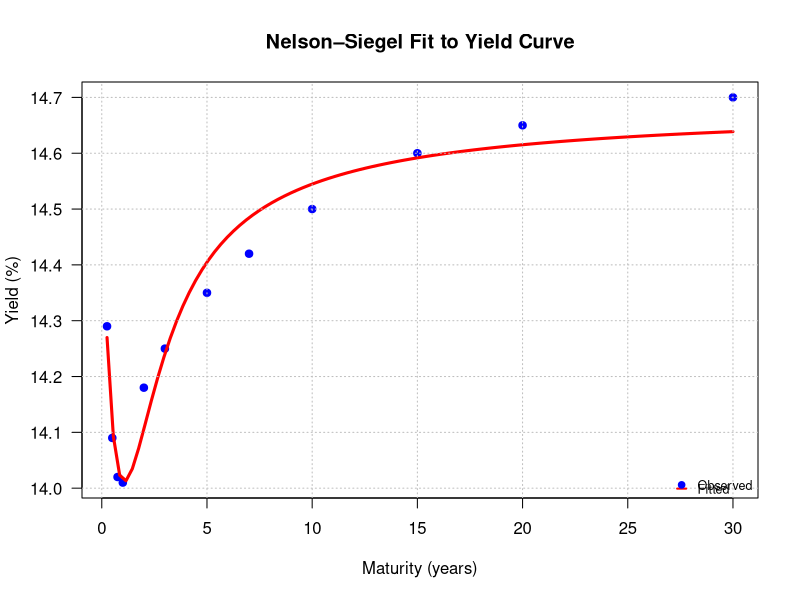

Generate this figure with R:
nelson_siegel_fit <- function(maturities, yields) {
  
  # Nelson–Siegel function
  nelson_siegel <- function(tau, beta0, beta1, beta2, tau0) {
    tau <- pmax(tau, 0.001)
    factor1 <- (1 - exp(-tau / tau0)) / (tau / tau0)
    factor2 <- factor1 - exp(-tau / tau0)
    beta0 + beta1 * factor1 + beta2 * factor2
  }
  
  # Objective function: sum of squared errors
  objective <- function(params, tau, yields) {
    beta0 <- params[1]
    beta1 <- params[2]
    beta2 <- params[3]
    tau0  <- params[4]
    fitted <- nelson_siegel(tau, beta0, beta1, beta2, tau0)
    sum((yields - fitted)^2)
  }
  
  # Initial guesses
  start_params <- c(mean(yields), -1, -1, 3)
  
  # Fit model
  fit <- optim(
    par = start_params,
    fn = objective,
    tau = maturities,
    yields = yields,
    method = "BFGS"
  )
  
  # Extract fitted parameters
  ns_params <- fit$par
  
  # Compute fitted yields on a fine grid
  maturity_fine <- seq(min(maturities), max(maturities), length.out = 100)
  ns_yields <- nelson_siegel(
    maturity_fine, ns_params[1], ns_params[2], ns_params[3], ns_params[4])
  
  # Return results as list
  list(
    params = ns_params,
    fitted_curve = data.frame(Maturity = maturity_fine, Yield = ns_yields)
  )
  
  plot(
    maturities,
    yields,
    pch = 19,
    col = "blue",
    xlab = "Maturity (years)",
    ylab = "Yield (%)",
    main = "Nelson–Siegel Fit to Yield Curve",
    xpd = F,
    las = 1
  )
  
  lines(maturity_fine, ns_yields, col = "red", lwd = 3)
  
  grid(nx = NULL, ny = NULL, lty = 3, col = "grey") # Horizontal lines
  
  legend(
    "bottomright",
    legend = c("Observed", "Fitted"),
    xpd = T,
    bty = "n",
    col = c("blue", "red"),
    pch = c(19, NA),
    lty = c(NA, 1),
    cex = .75,
    seg.len = 0.8,
    y.intersp = 0.25,
    lwd = 2
  )
}
nelson_siegel_fit(c(0.25, 0.5, 0.75, 1, 2, 3, 5, 7, 10, 15, 20, 30),
                  c(14.29, 14.09, 14.02, 14.01, 14.18, 14.25, 14.35, 14.42, 14.50, 14.60, 14.65, 14.70))
